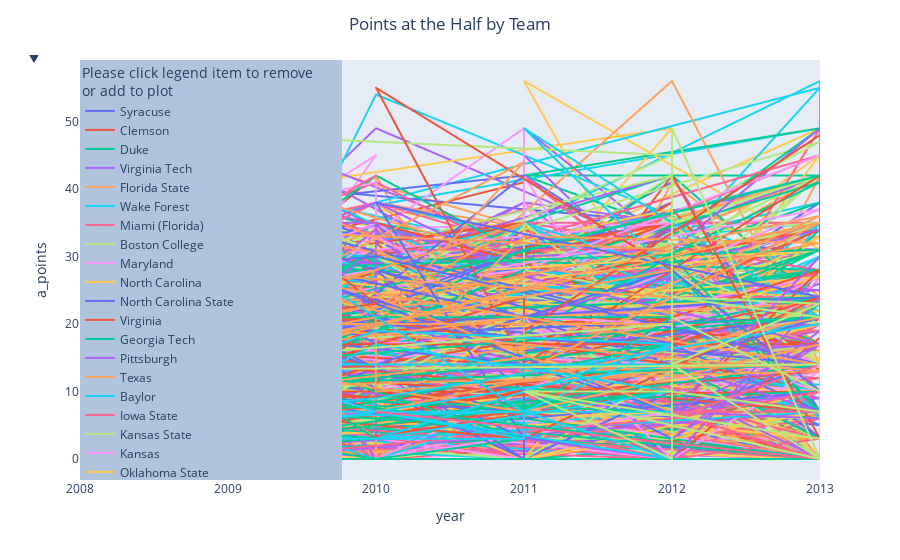

The cell this chart's notebook holds for it:
### Code cell
#need to find a way to filter by specific conference or team only based on interactive selection
lineplt = px.line(df,
                 x='year',
                 y='a_points',
                 color='a_team_name',
                 hover_name='a_team_name')
menusetup = [
    {'buttons': [
        {
            'method' : 'restyle',
            'label' : 'a_team_name'
        }
    ],
    'direction' : 'down',
    'showactive' : True
    }
]

lineplt = lineplt.update_layout(
            title_text='Points at the Half by Team',
            title_x=0.5,
            #plot_bgcolor= 'rgb(194, 208, 209)',
            xaxis_showgrid=False,
            yaxis_showgrid=False,
            hoverlabel=dict(font_size=10, bgcolor='rgb(69, 95, 154)',
            bordercolor= 'whitesmoke'),
            legend=dict(title='Please click legend item to remove <br>or add to plot',
                        x=0,
                        y=1,
                        traceorder='normal',
                        bgcolor='LightSteelBlue',
                        xanchor = 'auto'),
            updatemenus=menusetup
            )
lineplt = lineplt.update_traces(mode="lines")
lineplt.show()
